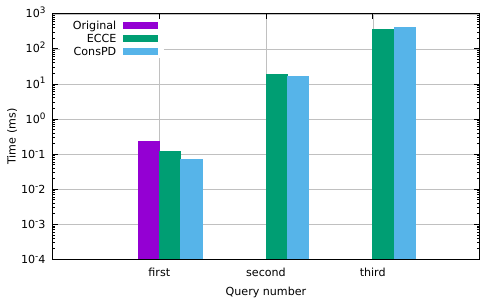

gnuplot code for this plot:
set datafile separator ','

set terminal pdf 
set output 'unifylog.pdf'

set style data histogram  
set style fill solid

set logscale y 10

set format y "10^%L"

set xrange [-0:]
set yrange [0.0001:]

set ylabel 'Time (ms)' # label for the Y axis
set xlabel 'Query number' # label for the X axis

set key left top

set style line 100 lt 1 lc rgb "grey" lw 0.5 # linestyle for the grid
set grid ls 100 # enable grid with specific linestyle

plot 'unify.csv' u 2:xtic(1) title "Original", 'unify.csv' u 3:xtic(1) title "ECCE", 'unify.csv' u 4:xtic(1) title "ConsPD"
